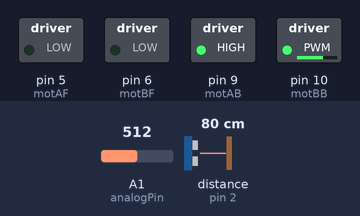
The sketch below on a simulated Arduino Uno, built with avr-gcc and run on an emulated ATmega328P. On the bench: switched loads named in the sketch (green lamp = pin HIGH). Wiring (inferred from the names in the program): ultrasonic range finder: trigger pin 4; echo pin 2. The test bench sets the inputs (shaded band); at power-on: distance to the obstacle (sensor on pin 2) 80 cm, A1 (analogPin) = 512. The echo pulse lasts 58.3 µs per cm; random numbers use the default seed unless the sketch sets one; pins used as bus, display or sensor lines are not drawn.

Above: at 2.9 s.
3.0 s: distance to the obstacle (sensor on pin 2) set to 85 cm
At 4.5 s:
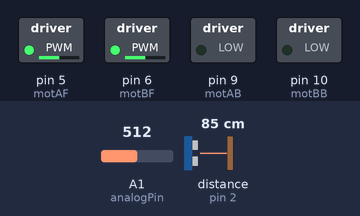
5.8 s: A1 (analogPin) set to 716
At 6.6 s:
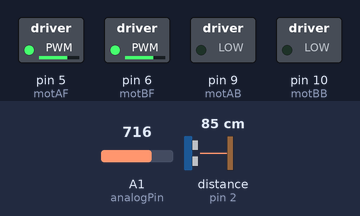
8.6 s: distance to the obstacle (sensor on pin 2) set to 2 cm
At 9.9 s:
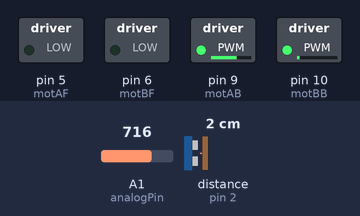
At 11.0 s:
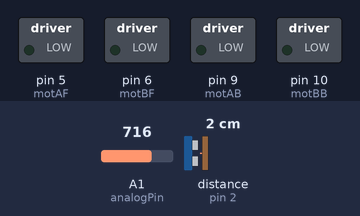
14.8 s: A1 (analogPin) set to 511
21.0 s: A1 (analogPin) set to 306
27.2 s: A1 (analogPin) set to 122
Timing chart, 0 to 40.0 s (numbered marks = the images above; inputs shaded):
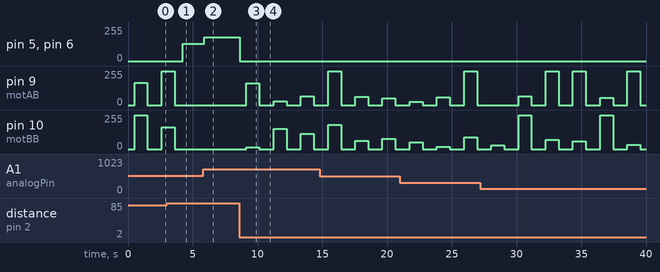

The sketch:

01_robot1.ino
```cpp
int speed = 255;
int trigPin = 4;
int echoPin = 2;
int motAF = 5;
int motBF = 6;
int motAB = 9;
int motBB = 10;
int analogPin = 1;

long distance;
long randNumber;

 void setup() {
 pinMode(motAF, OUTPUT);
 pinMode(motBF, OUTPUT);
 pinMode(motAB, OUTPUT);
 pinMode(motBB, OUTPUT);

 pinMode(trigPin,OUTPUT);
 pinMode(echoPin,INPUT);

 randomSeed(analogRead(0));
 }

 void loop() {

 speed = analogRead(analogPin) / 4;

 distance = getDistance();
 if (distance > 80)
   {
   analogWrite(motAF, speed);
   analogWrite(motBF, speed);
   }
 else
    {
   analogWrite(motAF, 0);
   analogWrite(motBF, 0);
   delay(500);
   randNumber = random(-120,120);
   analogWrite(motAB, speed/2+randNumber);
   analogWrite(motBB, speed/2-randNumber);
   delay(1000);
   analogWrite(motAB, 0);
   analogWrite(motBB, 0);
   delay(500);

   }
 delay(100);
 }

 long getEchoTiming() {
  digitalWrite(trigPin, LOW);
  delayMicroseconds(2);
  digitalWrite(trigPin, HIGH);
  delayMicroseconds(10);
  digitalWrite(trigPin, LOW);
  long duration = pulseIn(echoPin,HIGH);
  return duration;
}

 long getDistance() {
  long distacne_cm = getEchoTiming()/29/2;
  return distacne_cm;
}
```

Measured:
- the behaviour switches between 80 and 81 cm on distance to the obstacle (sensor on pin 2) (found by bisection; images 0 and 1)
- after the input at 3.0 s, pin 5 (motAF), pin 6 (motBF): 0/255 → 128/255 after 1.2 s
- after the input at 5.8 s, pin 5 (motAF), pin 6 (motBF): 128/255 → 179/255 after 0.11 s
- after the input at 8.6 s, pin 5 (motAF), pin 6 (motBF): 179/255 → 0/255 after 0.05 s
